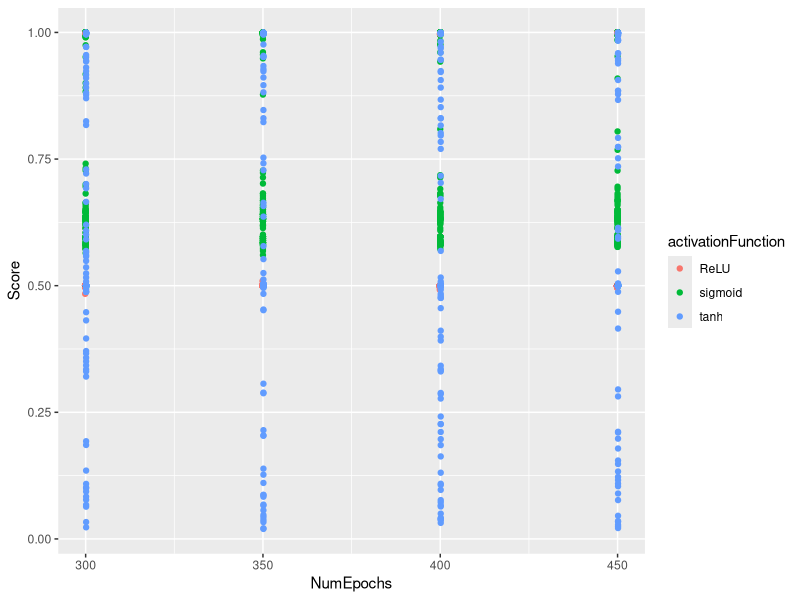
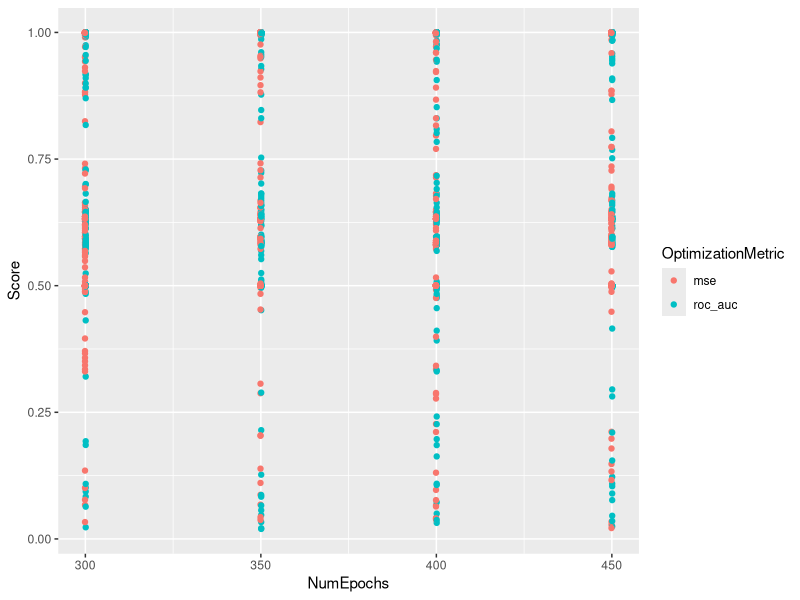
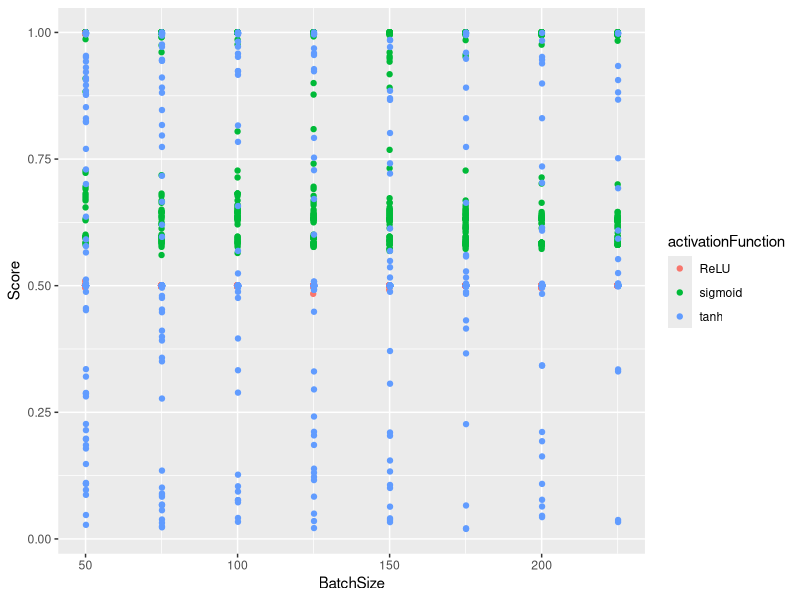

Source code (R) for these figures, in order:
setwd("/Users/student/Documents/BMI206/bmi203-final/output")
df = read.table("ParameterSearchResults_1.tsv", sep = "\t")
names(df) = c("activationFunction","NumEpochs","BatchSize",
                "OptimizationMetric","learningRate","Score")

library(ggplot2)

# Scatterplot of epochs, colored by activation function
ggplot(df, aes(x = NumEpochs, y = Score, color = activationFunction)) + 
  geom_point(position = position_dodge(width = 0.4))

# Scatterplot of epochs, colored by optimization metric
ggplot(df, aes(x = NumEpochs, y = Score, color = OptimizationMetric)) + 
  geom_point(position = position_dodge(width = 0.4))

# Scatterplot of batch sizes, colored by activation function
ggplot(df, aes(x = BatchSize, y = Score, color = activationFunction)) + 
  geom_point(position = position_dodge(width = 0.4))
